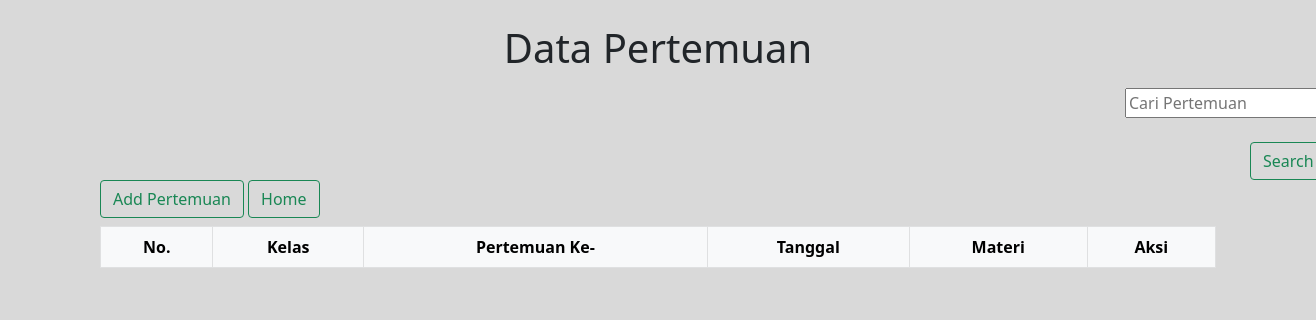
The page /index_pertemuan.php on the database as committed earlier.
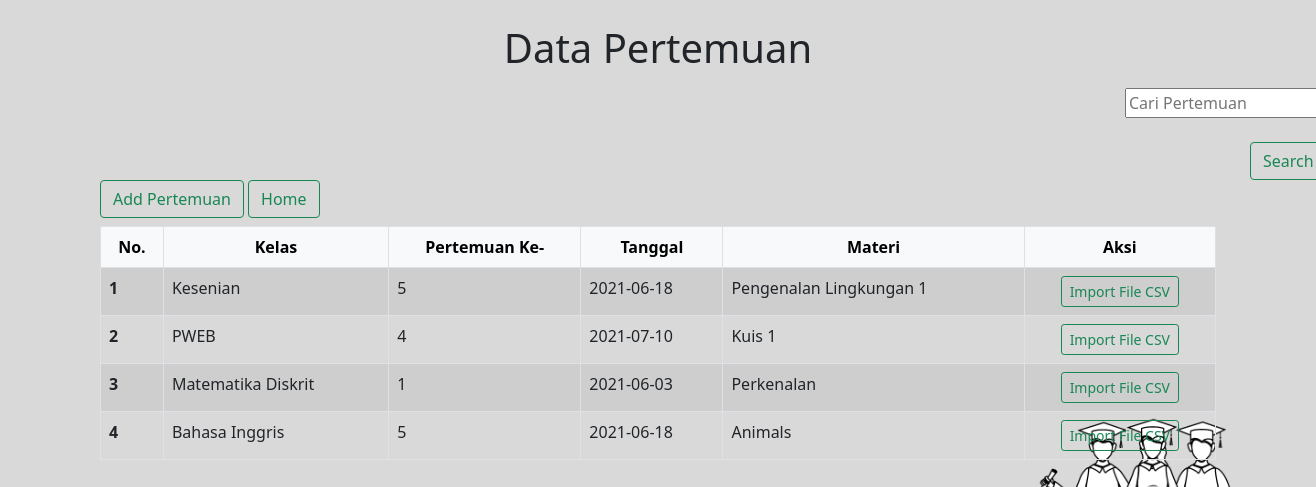
The same page on the database as committed later.
### tables this page shows
CREATE TABLE `pertemuan` (
  `pertemuan_id` int(11) NOT NULL,
  `kelas_id` int(11) NOT NULL,
  `pertemuan_ke` int(11) NOT NULL,
  `tanggal` date NOT NULL,
  `materi` varchar(225) NOT NULL
);

CREATE TABLE `kelas` (
  `id` int(11) NOT NULL,
  `kode_kelas` varchar(50) NOT NULL,
  `kode_matkul` varchar(50) NOT NULL,
  `nama_matkul` varchar(50) NOT NULL,
  `tahun` int(11) NOT NULL,
  `semester` int(11) NOT NULL,
  `sks` int(11) NOT NULL
);

### index_pertemuan.php (the view, shortened to what this page needs)
<?php
    include_once("config.php");
    if(isset($_POST['search'])){
        $cari=$_POST['cari'];
        $result= mysqli_query($mysqli,  "SELECT * FROM pertemuan JOIN kelas ON pertemuan.kelas_id=kelas.id WHERE pertemuan_ke LIKE '%".$cari."%'");
    }
    else{
        $result = mysqli_query($mysqli, "SELECT * FROM pertemuan JOIN kelas ON pertemuan.kelas_id=kelas.id");
    }
?>
<!doctype html>
<html lang="en">
  <head>
    <link href="https://cdn.jsdelivr.net/npm/bootstrap@5.0.0-beta3/dist/css/bootstrap.min.css" rel="stylesheet">
  </head>
  <body  background="ba.jpeg">
    <div class="container">
    <br>
        <h1 class="text-center">Data Pertemuan</h1>
        <div class="row py-2">
        <div class="col-sm">
            <form action="index_pertemuan.php" method="POST">
			<input type="text" style="margin-left: 1025px" name="cari" placeholder="Cari Pertemuan" autocomplete="off">
            <br></br><button type="submit" name="search" class="btn btn-outline-success" style="margin-left: 1150px">Search</button>
			<a href="add_pertemuan.php" class="btn btn-outline-success"> Add Pertemuan </a>
            <a href="halaman_admin.php" class="btn btn-outline-success">Home </a>
        <div class="row py-2">
            <div class="col-sm">
            <table class="table table-striped table-hover table-bordered">
                <thead class="table-light">
                <tr>
                <th scope="col" class="text-center">No.</th>
				<th class="text-center">Kelas</th>
				<th class="text-center">Pertemuan Ke-</th>
				<th class="text-center">Tanggal</th>
				<th class="text-center">Materi</th>
				<th class="text-center">Aksi</th>
				</tr>
                 </thead>
                <tbody>
                    <?php
                     $no=1;
                        while($data = mysqli_fetch_array($result)) {
                    ?>
                    <tr>
                        <th scope="row"><?php echo $no++ ?></th>
                        <td><?php echo $data['nama_matkul'] ?></td>
                        <td><?php echo $data['pertemuan_ke'] ?></td>
                        <td><?php echo $data['tanggal'] ?></td>
                        <td><?php echo $data['materi'] ?></td>
						<td class="text-center">
						<a href="import.php" class='btn btn-sm btn-outline-success'> Import File CSV </a>
						</td>
                    </tr>
                    <?php } ?>
                </tbody>
            </table>
            </div>
        </div>
    </div>
  </body>
</html>

Rows that differ between the two databases and show on the page:
added pertemuan: kelas.nama_matkul "Kesenian", pertemuan_ke "5", tanggal "2021-06-18", materi "Pengenalan Lingkungan 1"
added pertemuan: kelas.nama_matkul "PWEB", pertemuan_ke "4", tanggal "2021-07-10", materi "Kuis 1"
added pertemuan: kelas.nama_matkul "Matematika Diskrit", pertemuan_ke "1", tanggal "2021-06-03", materi "Perkenalan"
added pertemuan: kelas.nama_matkul "Bahasa Inggris", pertemuan_ke "5", tanggal "2021-06-18", materi "Animals"
